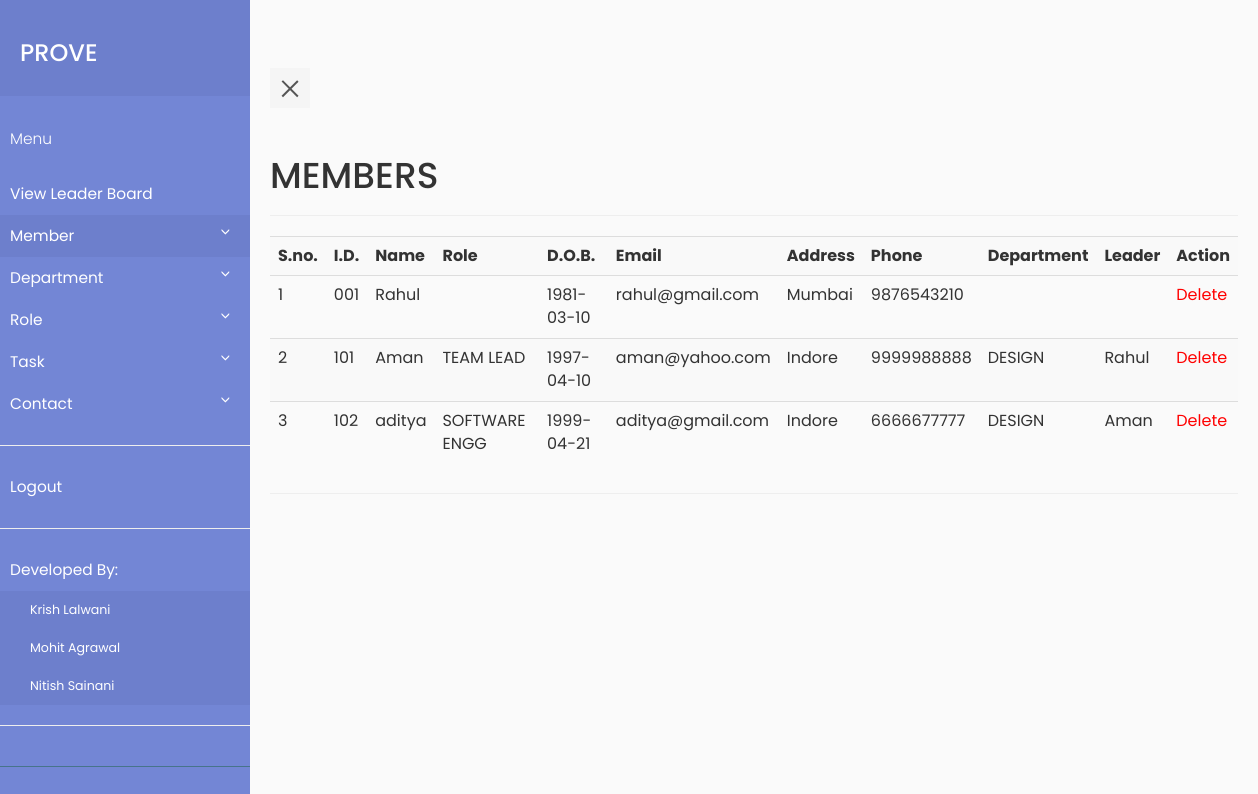
The app's page /view_member.php (signed in) with its own data.
### tables this page shows
CREATE TABLE `Member` (
  `Member_id` int(11) NOT NULL,
  `id` varchar(50) NOT NULL,
  `Company_id` int(11) NOT NULL,
  `Name` varchar(100) NOT NULL,
  `DOB` date NOT NULL,
  `Email` varchar(100) NOT NULL,
  `Address` varchar(100) NOT NULL,
  `Phone` varchar(20) NOT NULL,
  `Password` varchar(500) NOT NULL,
  `Department_id` int(11) DEFAULT NULL,
  `Leader_id` int(11) DEFAULT NULL,
  `Role_id` int(11) DEFAULT NULL
);

CREATE TABLE `Role` (
  `Role_id` int(11) NOT NULL,
  `Role_name` varchar(100) NOT NULL,
  `Create_member` int(11) NOT NULL,
  `Create_Task` int(11) NOT NULL,
  `Create_Department` int(11) NOT NULL,
  `Company_id` int(11) NOT NULL
);

CREATE TABLE `Department` (
  `Department_id` int(11) NOT NULL,
  `Name` varchar(100) NOT NULL,
  `Company_id` int(11) NOT NULL
);

### view_member.php (the view, shortened to what this page needs)
<?php
    require_once "pdo.php";
?>
<html>
<head>
    <link rel="stylesheet" type="text/css" href="https://maxcdn.bootstrapcdn.com/bootstrap/3.3.7/css/bootstrap.min.css" >
    <link rel="stylesheet" type="text/css" href="style5.css">
</head>
<body>
                  <div class="wrapper">
       <?php if (isset($_SESSION['id'])) include "navbar.php";
                else include "navbar_tech.php";?>
    <div class="container-fluid row" id="container">
    <div class="page-header">
    <h1>MEMBERS</h1>
    </div>
    <?php
        $stmtcnt = $pdo->query("SELECT COUNT(*) FROM Member ");
        $row = $stmtcnt->fetch(PDO::FETCH_ASSOC);
        if($row['COUNT(*)']!=='0')
        {
            $i=1;
            $stmtread = $pdo->prepare("SELECT * FROM Member WHERE Company_id=:cid ORDER BY id");
            $stmtread->execute(array(':cid' => $_SESSION['cid']));
            echo ("<table class=\"table table-striped\">
                <tr> <th>S.no.</th><th>I.D.</th><th>Name</th><th>Role</th><th>D.O.B.</th><th>Email</th><th>Address</th><th>Phone</th><th>Department</th><th>Leader</th><th>Action</th> </tr>");
            while ( $row = $stmtread->fetch(PDO::FETCH_ASSOC) )
            {
                $qr=$pdo->prepare("SELECT * from Role where Role_id = :rid");
                $qr->execute(array(':rid' => $row['Role_id']));
                $rowtmp=$qr->fetch(PDO::FETCH_ASSOC);
                $rid=$rowtmp['Role_name'];
                $qr=$pdo->prepare("SELECT * from Department where Department_id = :did");
                $qr->execute(array(':did' => $row['Department_id']));
                $rowtmp=$qr->fetch(PDO::FETCH_ASSOC);
                $did=$rowtmp['Name'];
                $qr=$pdo->prepare("SELECT * from Member where Member_id = :mid");
                $qr->execute(array(':mid' => $row['Leader_id']));
                $rowtmp=$qr->fetch(PDO::FETCH_ASSOC);
                $lid=$rowtmp['Name'];
                echo ("<tr>");
                echo ("<td>");
                echo($i);
                echo("</td>");
                echo ("<td>");
                echo(htmlentities($row['id']));
                echo ("</td>");
                echo ("<td>");
                echo(htmlentities($row['Name']));
                echo ("</td>");
                echo ("<td>");
                echo(htmlentities($rid));
                echo ("</td>");
                echo ("<td>");
                echo(htmlentities($row['DOB']));
                echo ("</td>");
                echo ("<td>");
                echo(htmlentities($row['Email']));
                echo ("</td>");
                echo ("<td>");
                echo(htmlentities($row['Address']));
                echo ("</td>");
                echo ("<td>");
                echo(htmlentities($row['Phone']));
                echo ("</td>");
                echo ("<td>");
                echo(htmlentities($did));
                echo ("</td>");
                echo ("<td>");
                echo(htmlentities($lid));
                echo ("</td>");
                echo ("<td>");
                echo('<a style="color:red;" href="delete_member.php?mid='.$row['id'].'">Delete</a>');
                echo ("</td>");
                $i++;
            }
            echo('</table>');
        }
    ?>
    </div>
</div>
</body>
</html>

### navbar.php (shortened to what this page needs)
<nav id="sidebar">
    <div class="sidebar-header">
        <a href="home.php"><h3>PROVE</h3></a>
    </div>
    <ul class="list-unstyled components">
        <p>Menu</p>
        <li>
            <a href="score.php">View Leader Board</a>
        </li>
        <li class="active">
            <a href="#homeSubmenu" data-toggle="collapse" aria-expanded="false">Member</a>
        </li>
        <li class="">
            <a href="#machinemenu" data-toggle="collapse" aria-expanded="false">Department</a>
        </li>
        <li class="">
            <a href="#devicemenu" data-toggle="collapse" aria-expanded="false">Role</a>
        </li>
        <li class="">
            <a href="#specmenu" data-toggle="collapse" aria-expanded="false">Task</a>
        </li>
        <li class="">
            <a href="#contactmenu" data-toggle="collapse" aria-expanded="false">Contact</a>
        <hr>
        <li>
            <a href="logout.php">Logout</a>
        </li>
        <hr>
    <li class="">
            <a href="#developer">Developed By:</a>
            <ul class="list-unstyled" id="contactmenu">
                <li><a href="#">Krish Lalwani</a></li>
                <li><a href="#">Mohit Agrawal</a></li>
                <li><a href="#">Nitish Sainani</a></li>
            </ul>
    </li>
    <hr>
    </ul>
</nav>
<div class="container" id="content">
<div class="page-header">
<button type="button" id="sidebarCollapse" class="navbar-btn">
<span></span>
</button>

### style5.css (style rules this page uses)
body { font-family: 'Poppins', sans-serif; background: #fafafa; }
p { font-family: 'Poppins', sans-serif; font-size: 1.1em; font-weight: 300; line-height: 1.7em; color: #999; }
a, a:hover, a:focus { color: inherit; text-decoration: none; transition: all 0.3s; }
.navbar-btn { box-shadow: none; outline: none !important; border: none; }
.wrapper { display: flex; align-items: stretch; perspective: 1500px; }
#sidebar { min-width: 250px; max-width: 250px; background: #7386D5; color: #fff; transition: all 0.6s cubic-bezier(0.945, 0.020, 0.270, 0.665); transform-origin: bottom left; }
#sidebar .sidebar-header { padding: 20px; background: #6d7fcc; }
#sidebar ul.components { padding: 20px 0; border-bottom: 1px solid #47748b; }
#sidebar ul p { color: #fff; padding: 10px; }
#sidebar ul li a { padding: 10px; font-size: 1.1em; display: block; }
#sidebar ul li.active > a, a[aria-expanded="true"] { color: #fff; background: #6d7fcc; }
a[data-toggle="collapse"] { position: relative; }
a[aria-expanded="false"]::before, a[aria-expanded="true"]::before { content: '\e259'; display: block; position: absolute; right: 20px; font-family: 'Glyphicons Halflings'; font-size: 0.6em; }
ul ul a { font-size: 0.9em !important; padding-left: 30px !important; background: #6d7fcc; }
#content { padding: 20px; min-height: 100vh; transition: all 0.3s; }
#sidebarCollapse { width: 40px; height: 40px; background: #f5f5f5; }
#sidebarCollapse span { width: 80%; height: 2px; margin: 0 auto; display: block; background: #555; transition: all 0.8s cubic-bezier(0.810, -0.330, 0.345, 1.375); transition-delay: 0.2s; }
#sidebarCollapse span:last-of-type { transform: rotate(-45deg) translate(1px, -1px); }
a:link { text-decoration: none; color:white; }

### records on screen
member: id "001", Name "Rahul", DOB "1981-03-10", Email "rahul@gmail.com", Address "Mumbai", Phone "9876543210"
member: id "101", Name "Aman", Role.Role_name "TEAM LEAD", DOB "1997-04-10", Email "aman@yahoo.com", Address "Indore", Phone "9999988888", Department.Name "DESIGN", Leader.Name "Rahul"
member: id "102", Name "aditya", Role.Role_name "SOFTWARE ENGG", DOB "1999-04-21", Email "aditya@gmail.com", Address "Indore", Phone "6666677777", Department.Name "DESIGN", Leader.Name "Aman"
